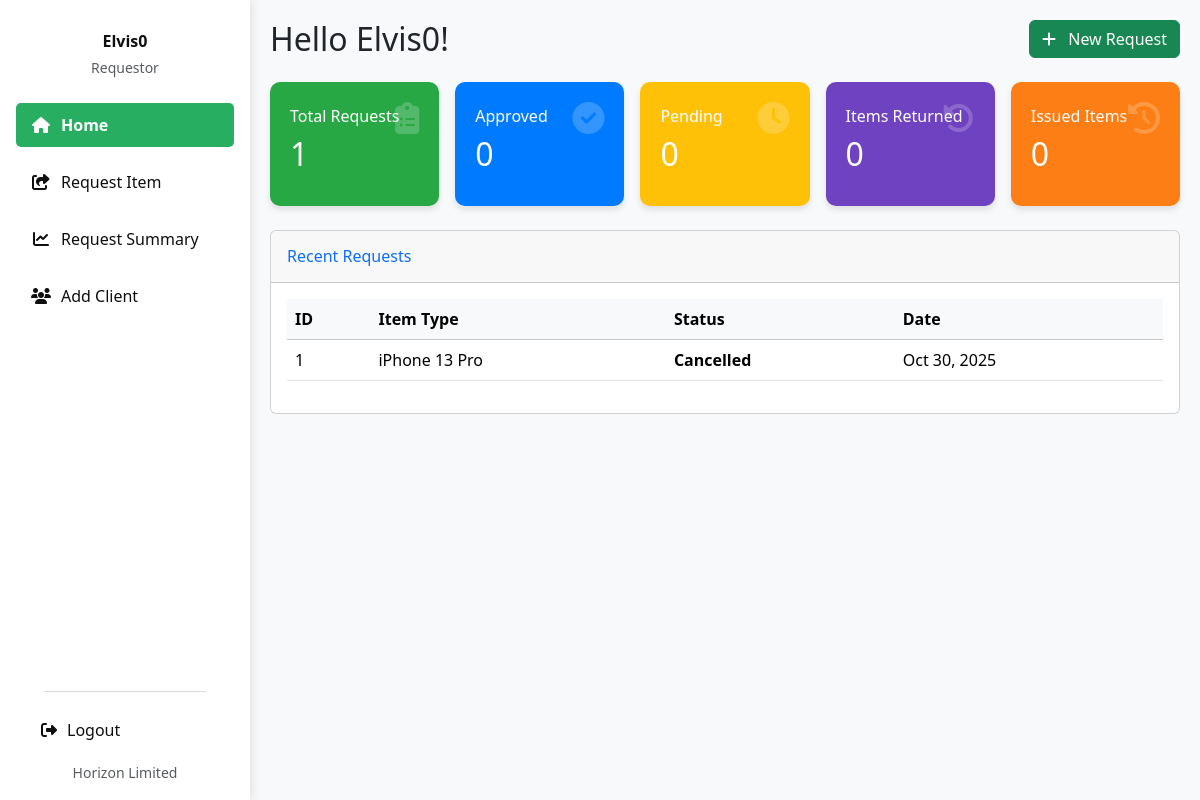
The page /requestor_dashboard (signed in) on the database as committed earlier.
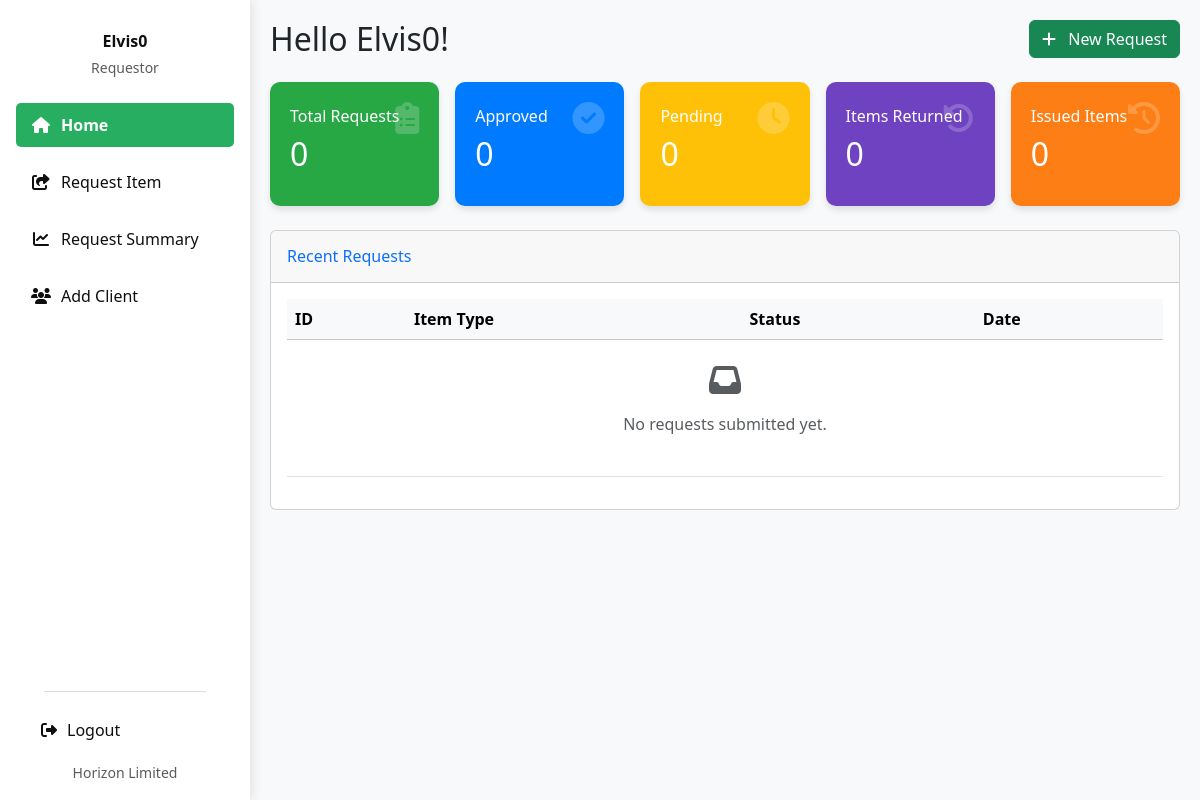
The same page on the database as committed later.
### invent/models.py (models this page shows, shortened)
class DeviceRequest(models.Model):
    device = models.ForeignKey("Device", on_delete=models.CASCADE, related_name="requests")
    requestor = models.ForeignKey(User, on_delete=models.CASCADE, related_name="device_requests")
    client = models.ForeignKey("Client", on_delete=models.CASCADE,
                               related_name="client_requests", null=True, blank=True)
    branch = models.ForeignKey(Branch, on_delete=models.SET_NULL, null=True, blank=True, related_name="requests")
    country = models.ForeignKey(Country, on_delete=models.SET_NULL, null=True, blank=True)
    imei_no = models.CharField(max_length=50, null=True, blank=True)
    quantity = models.PositiveIntegerField(default=1)
    reason = models.TextField(blank=True, null=True)
    application_date = models.DateField(default=timezone.now)
    payment_proof = models.FileField(upload_to="payment_proofs/", null=True, blank=True)
    STATUS_CHOICES = [
        ('Pending', 'Pending'),
        ('Approved', 'Approved'),
        ('Waiting Approval', 'Waiting Admin Approval'),
        ('Issued', 'Issued'),
        ('Rejected', 'Rejected'),
        ('Cancelled', 'Cancelled'),
        ('Partially Returned', 'Partially Returned'),
        ('Fully Returned', 'Fully Returned'),
    ]
    status = models.CharField(max_length=20, choices=STATUS_CHOICES, default='Pending')
    date_requested = models.DateTimeField(auto_now_add=True)
    date_issued = models.DateTimeField(null=True, blank=True)
    returned_quantity = models.PositiveIntegerField(default=0)
    _original_status = None
    def __init__(self, *args, **kwargs):
        super().__init__(*args, **kwargs)
        self._original_status = self.status

class Device(models.Model):
    STATUS_CHOICES = (
        ('available', 'Available'),
        ('issued', 'Issued'),
        ('returned', 'Returned'),
        ('faulty', 'Faulty'),
    )
    name = models.CharField(max_length=255)
    oem = models.ForeignKey(
        OEM,
        on_delete=models.SET_NULL,
        null=True,
        blank=False,
        related_name='devices'
    )
    product_id = models.CharField(max_length=30, blank=True)
    total_quantity = models.PositiveIntegerField(default=1)
    quantity_issued = models.PositiveIntegerField(default=0)
    imei_no = models.CharField(
        max_length=50, unique=True, null=True, blank=True)
    serial_no = models.CharField(
        max_length=50, unique=True, null=True, blank=True)
    mac_address = models.CharField(
        max_length=50, unique=True, null=True, blank=True)
    category = models.CharField(
        max_length=100, blank=True, help_text="e.g. Laptop or Router")
    manufacturer = models.CharField(max_length=100, blank=True)
    description = models.TextField(blank=True)
    branch = models.ForeignKey(
        Branch, on_delete=models.SET_NULL, null=True, blank=True)
    country = models.ForeignKey(
        Country, on_delete=models.SET_NULL, null=True, blank=True)
    status = models.CharField(
        max_length=20, choices=STATUS_CHOICES, default='available')
    class Meta:
        permissions = [
            ("can_issue_item", "Can issue device to client"),
            ("can_return_item", "Can record device returns"),
        ]

### invent/views.py (the view)
# urls.py: path('requestor_dashboard', views.requestor_dashboard, name='requestor_dashboard'),
@login_required
def requestor_dashboard(request):
    user_requests = DeviceRequest.objects.filter(
        requestor=request.user).order_by('id')
    labeled_requests = []
    total_requests_count = user_requests.count()
    for idx, req in enumerate(user_requests, start=1):
        label = total_requests_count - idx + 1
        req.label_id = label
        labeled_requests.append(req)
    device_summary = (
        user_requests
        .values('device__imei_no')
        .annotate(
            total_requested=Count('id'),
            total_approved=Count('id', filter=Q(status='Approved')),
            total_pending=Count('id', filter=Q(status='Pending')),
            total_issued=Count('id', filter=Q(status='Issued')),
            total_fully_returned=Count(
                'id', filter=Q(status='Fully Returned')),
            total_partially_returned=Count(
                'id', filter=Q(status='Partially Returned')),
        )
        .order_by('device__imei_no')
    )
    context = {
        'requests': labeled_requests,
        'total_requests': user_requests.count(),
        'approved_count': user_requests.filter(status='Approved').count(),
        'pending_count': user_requests.filter(status='Pending').count(),
        'issued_count': user_requests.filter(status='Issued').count(),
        'fully_returned_count': user_requests.filter(status='Fully Returned').count(),
        'partially_returned_count': user_requests.filter(status='Partially Returned').count(),
        'device_summary': device_summary,
    }
    return render(request, 'invent/requestor_dashboard.html', context)

### invent/context_processors.py (called while the page is built, shortened)
def pending_requests_count(request):
    if not request.user.is_authenticated:
        return {'pending_requests_count_for_sidebar': 0}
    try:
        if request.user.is_superuser:
            count = DeviceRequest.objects.filter(status='Pending').count()
            return {'pending_requests_count_for_sidebar': count}
    except Exception:
        return {'pending_requests_count_for_sidebar': 0}
    return {'pending_requests_count_for_sidebar': 0}

def user_branch(request):
    branch = None
    try:
        if request.user.is_authenticated:
            profile = getattr(request.user, 'profile', None)
            branch = getattr(profile, 'branch', None)
    except Exception:
        branch = None
    return {'user_branch': branch}

### invent/templates/invent/requestor_dashboard.html (shortened to what the changed rows need)
<!DOCTYPE html>
<html lang="en">
<head>
  <link href="https://cdn.jsdelivr.net/npm/bootstrap@5.3.3/dist/css/bootstrap.min.css" rel="stylesheet">
  <link href="https://cdnjs.cloudflare.com/ajax/libs/font-awesome/6.4.0/css/all.min.css" rel="stylesheet">
  <link rel="stylesheet" href="https://cdnjs.cloudflare.com/ajax/libs/animate.css/4.1.1/animate.min.css"/>
</head>
<body>
<div class="d-flex">
  <main class="main-content w-100">
    {% block main_content %}
    <div class="d-flex justify-content-between align-items-center mb-4 flex-wrap">
      <h2 class="greeting mb-3 mb-md-0 animate__animated animate__fadeInLeft">
        Hello {{ user.first_name|default:user.username }}!
      </h2>
    </div>
    <div class="row g-3 mb-4">
      <div class="col-12 col-sm-6 col-lg-4 col-xl-2 custom-width">
        <div class="summary-card card-total">
          <div class="card-body">
            <h6>Total Requests</h6>
            <h2>{{ total_requests }}</h2>
            <i class="fas fa-clipboard-list card-icon"></i>
          </div>
        </div>
      </div>
      <div class="col-12 col-sm-6 col-lg-4 col-xl-2 custom-width">
        <div class="summary-card card-approved">
          <div class="card-body">
            <h2>{{ approved_count }}</h2>
          </div>
        </div>
      </div>
      <div class="col-12 col-sm-6 col-lg-4 col-xl-2 custom-width">
        <div class="summary-card card-pending">
          <div class="card-body">
            <h2>{{ pending_count }}</h2>
          </div>
        </div>
      </div>
      <div class="col-12 col-sm-6 col-lg-4 col-xl-2 custom-width">
        <div class="summary-card card-returned">
          <div class="card-body">
            <h2>{{ fully_returned_count }}</h2>
          </div>
        </div>
      </div>
      <div class="col-12 col-sm-6 col-lg-4 col-xl-2 custom-width">
        <div class="summary-card card-partial">
          <div class="card-body">
            <h2>{{ issued_count }}</h2>
          </div>
        </div>
      </div>
    </div>
    <div class="card data-table">
      <div class="card-body table-responsive">
        <table class="table table-hover">
          <thead class="table-light">
            <tr>
              <th>ID</th>
              <th>Item Type</th>
              <th>Status</th>
              <th>Date</th>
            </tr>
          </thead>
          <tbody>
            {% for req in requests %}
              <tr>
                <td>{{ forloop.counter }}</td>
                <td>{{ req.device.name }}</td>
                <td>
                  <span class="fw-semibold">{{ req.status }}</span>
                </td>
                <td>{{ req.date_requested|date:"M d, Y" }}</td>
              </tr>
            {% empty %}
              <tr>
                <td colspan="5" class="text-center text-muted py-4">
                  <i class="fas fa-inbox fa-2x mb-3"></i>
                  <p>No requests submitted yet.</p>
                </td>
              </tr>
            {% endfor %}
          </tbody>
        </table>
      </div>
    </div>
    {% endblock main_content %}
  </main>
</div>
</body>
</html>

Rows that differ between the two databases and show on the page:
removed DeviceRequest: device.name "iPhone 13 Pro", status "Cancelled", date_requested "Oct 30, 2025"
Other text that changed with them:
{{ total_requests }}: "1" → "0"
text now shown: "No requests submitted yet."
